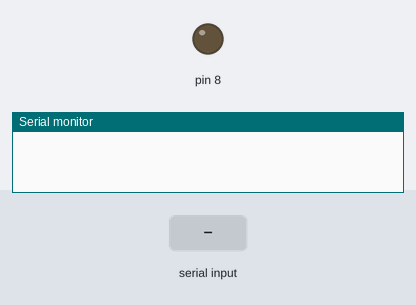
The sketch below on a simulated Arduino Uno, built with avr-gcc and run on an emulated ATmega328P. Parts: output pins drawn as LEDs (lit = HIGH), the last lines printed to the serial monitor. Inputs (shaded band) come from the test bench.

Above: at 1.2 s.
1.3 s: "ON\n" received over Serial
At 2.0 s:
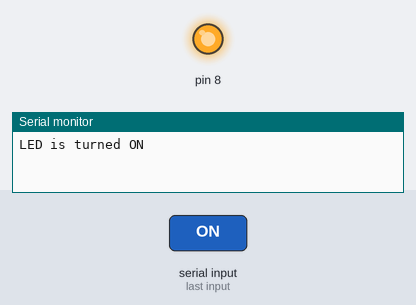
2.8 s: "OFF\n" received over Serial
At 3.2 s:
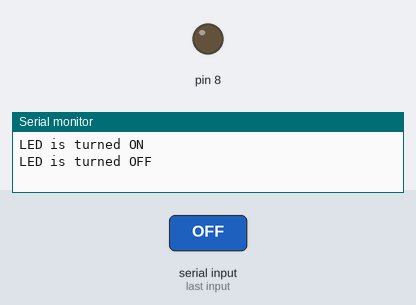
Timing chart, 0 to 5.8 s (numbered marks = the images above; inputs shaded):
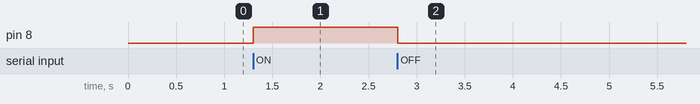

The sketch:

Bai3.2.Giao_tiep_Arduino_voi_may_tinh.ino
```cpp
void setup() {
    Serial.begin(9600);
    pinMode(8, OUTPUT);
    digitalWrite(8, LOW);  // lúc đầu ta để LED tắt
}

void loop() {
    if (Serial.available()) {                 // nếu có dữ liệu gửi đến
        String text = Serial.readStringUntil('\n');  // đọc giá trị gửi đến cho đến khi gặp kí tự xuống dòng \n

        if (text == "ON") {
            digitalWrite(8, HIGH);               // bật LED
            Serial.println("LED is turned ON");  // gửi lại thông báo lên Serial Monitor
        }

        if (text == "OFF") {
            digitalWrite(8, LOW);  // tắt LED
            Serial.println("LED is turned OFF");
        }
    }
}
```

Measured:
- after the input at 1.3 s, pin 8: LOW → HIGH at once
- after the input at 2.8 s, pin 8: HIGH → LOW at once
